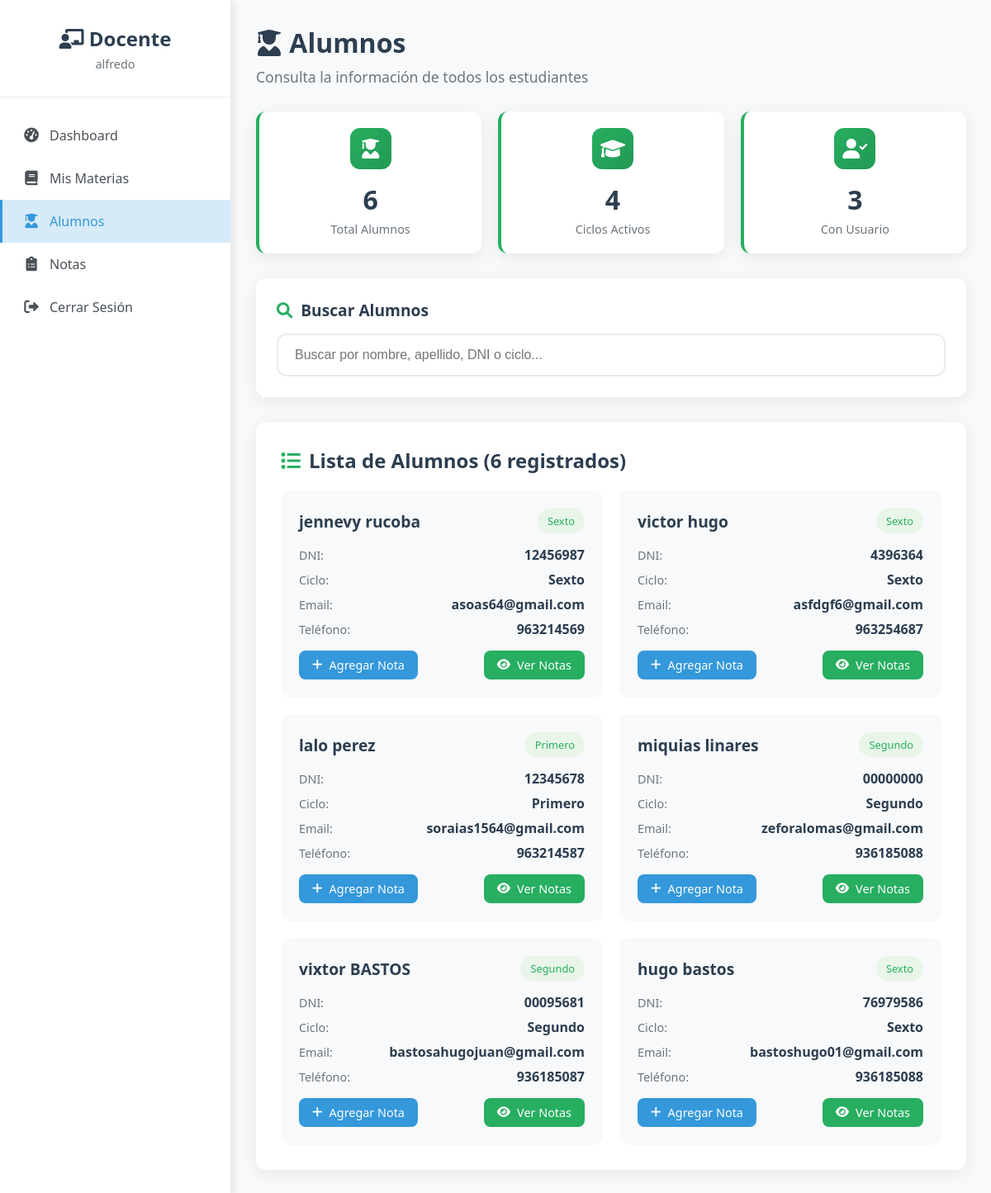
Page /docente/ver_alumnos (signed in) on the earlier database version.
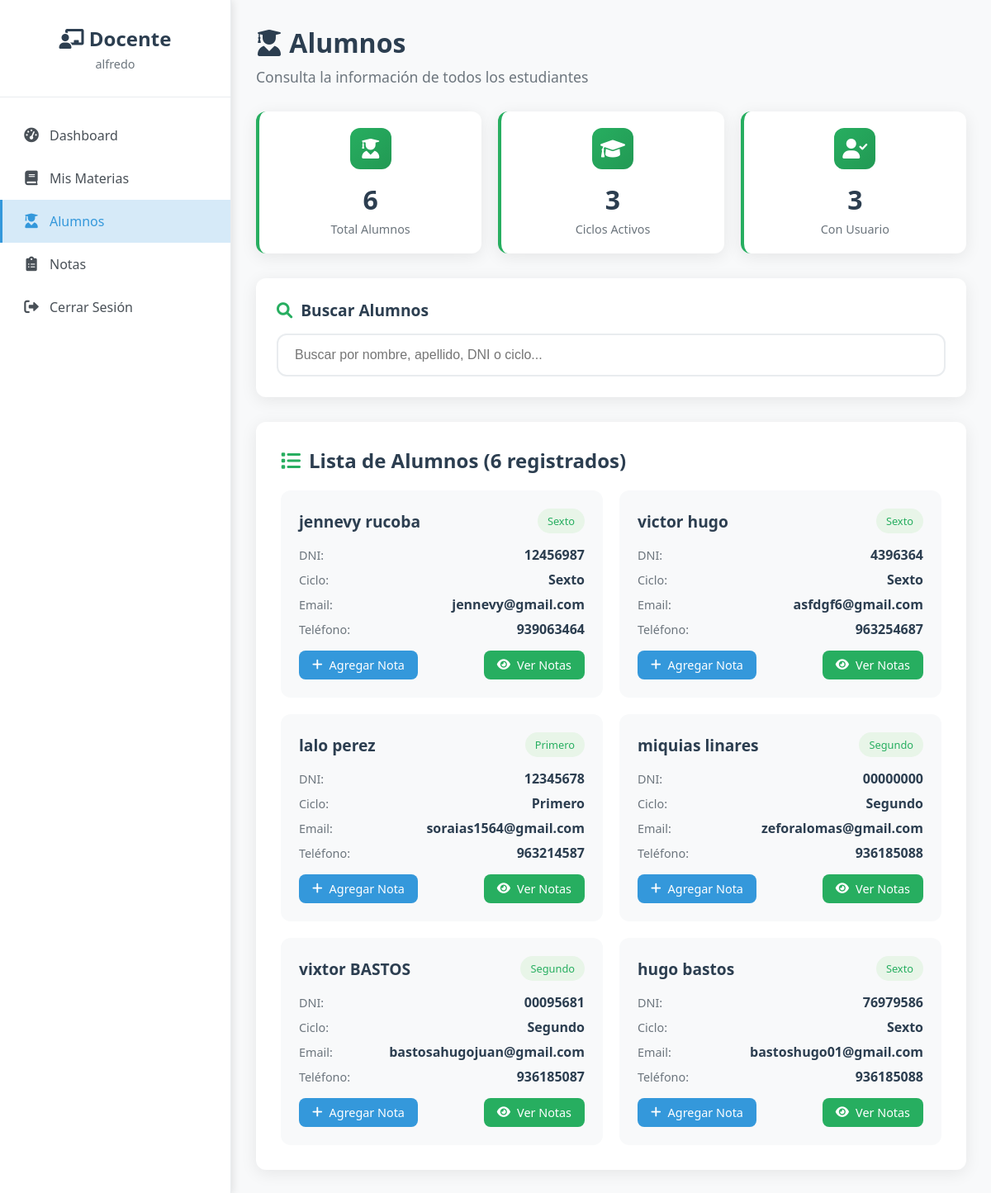
Same page on the later database version.
### app.py (models this page shows)
class Alumno(db.Model):
    id = db.Column(db.Integer, primary_key=True)
    dni = db.Column(db.String(20), unique=True, nullable=False)
    nombre = db.Column(db.String(100), nullable=False)
    apellido = db.Column(db.String(100), nullable=False)
    email = db.Column(db.String(120))
    telefono = db.Column(db.String(20))
    fecha_nacimiento = db.Column(db.Date)
    ciclo = db.Column(db.String(20), nullable=False)  # primero, segundo, tercero, cuarto, quinto, sexto
    fecha_registro = db.Column(db.DateTime, default=datetime.utcnow)
    usuario_id = db.Column(db.Integer, db.ForeignKey('usuario.id'), nullable=True)  # Relación con Usuario
    usuario = db.relationship('Usuario', backref=db.backref('alumno', uselist=False))

### app.py (the view)
@app.route('/docente/ver_alumnos')
def docente_ver_alumnos():
    if not session.get('user_id') or session.get('tipo') != 'docente':
        return redirect(url_for('login'))
    alumnos = Alumno.query.order_by(Alumno.fecha_registro.desc()).all()
    total_alumnos = len(alumnos)
    ciclos_unicos = len(set(alumno.ciclo for alumno in alumnos if alumno.ciclo))
    alumnos_con_usuario = len([alumno for alumno in alumnos if alumno.usuario_id])
    return render_template('docente/ver_alumnos_moderno.html',
                         alumnos=alumnos,
                         total_alumnos=total_alumnos,
                         ciclos_unicos=ciclos_unicos,
                         alumnos_con_usuario=alumnos_con_usuario)

### app.py (called while the page is built)
@app.context_processor
def inject_flash_cleanup():
    return {
        'clear_flash_messages': clear_flash_messages,
        'convertir_ciclo_a_texto': convertir_ciclo_a_texto
    }

### templates/docente/ver_alumnos_moderno.html (shortened to what the changed rows need)
<!DOCTYPE html>
<html lang="es">
<head>
    <link href="https://cdnjs.cloudflare.com/ajax/libs/font-awesome/6.0.0/css/all.min.css" rel="stylesheet">
</head>
<body>
    <div class="docente-dashboard">
        <div class="sidebar">
            <div class="sidebar-header">
                <h2><i class="fas fa-chalkboard-teacher"></i> Docente</h2>
            </div>
        </div>
        <div class="main-content">
            <div class="page-header">
                <h1><i class="fas fa-user-graduate"></i> Alumnos</h1>
            </div>
            <div class="stats-cards">
                <div class="stat-card">
                    <div class="stat-card-icon">
                        <i class="fas fa-graduation-cap"></i>
                    </div>
                    <div class="stat-card-number">{{ ciclos_unicos if ciclos_unicos else 0 }}</div>
                    <div class="stat-card-label">Ciclos Activos</div>
                </div>
            </div>
            <div class="alumnos-section">
                <h2><i class="fas fa-list"></i> Lista de Alumnos ({{ alumnos|length }} registrados)</h2>
                {% if alumnos %}
                <div class="alumnos-grid" id="alumnosGrid">
                    {% for alumno in alumnos %}
                    <div class="alumno-card"
                         data-nombre="{{ alumno.nombre|lower }}"
                         data-apellido="{{ alumno.apellido|lower }}"
                         data-dni="{{ alumno.dni|lower }}"
                         data-ciclo="{{ alumno.ciclo|lower if alumno.ciclo else '' }}">
                        <div class="alumno-card-header">
                            <div class="alumno-card-title">{{ alumno.nombre }} {{ alumno.apellido }}</div>
                            <span class="alumno-card-badge">{{ alumno.ciclo.title() if alumno.ciclo else 'Sin ciclo' }}</span>
                        </div>
                        <div class="alumno-card-body">
                            <div class="alumno-card-field">
                                <span class="alumno-card-label">DNI:</span>
                                <span class="alumno-card-value">{{ alumno.dni }}</span>
                            </div>
                            <div class="alumno-card-field">
                                <span class="alumno-card-label">Ciclo:</span>
                                <span class="alumno-card-value">{{ alumno.ciclo.title() if alumno.ciclo else 'Sin ciclo' }}</span>
                            </div>
                            <div class="alumno-card-field">
                                <span class="alumno-card-label">Email:</span>
                                <span class="alumno-card-value">{{ alumno.email or '-' }}</span>
                            </div>
                            <div class="alumno-card-field">
                                <span class="alumno-card-label">Teléfono:</span>
                                <span class="alumno-card-value">{{ alumno.telefono or '-' }}</span>
                            </div>
                        </div>
                        <div class="alumno-card-footer">
                            <a href="{{ url_for('agregar_nota') }}?alumno_id={{ alumno.id }}" class="btn btn-primary">
                                <i class="fas fa-plus"></i> Agregar Nota
                            </a>
                            <a href="{{ url_for('docente_ver_notas') }}?alumno_id={{ alumno.id }}" class="btn btn-success">
                                <i class="fas fa-eye"></i> Ver Notas
                            </a>
                        </div>
                    </div>
                    {% endfor %}
                </div>
                {% else %}
                <div class="empty-state">
                    <i class="fas fa-user-graduate"></i>
                    <h3>No hay alumnos registrados</h3>
                    <p>No se encontraron alumnos en el sistema.</p>
                </div>
                {% endif %}
            </div>
        </div>
    </div>
</body>
</html>

Differences in the rows shown:
changed Alumno "jennevy": email "asoas64@gmail.com" → "jennevy@gmail.com"; telefono "963214569" → "939063464"
Other differences:
{{ ciclos_unicos if ciclos_unicos else 0 }}: "4" → "3"
